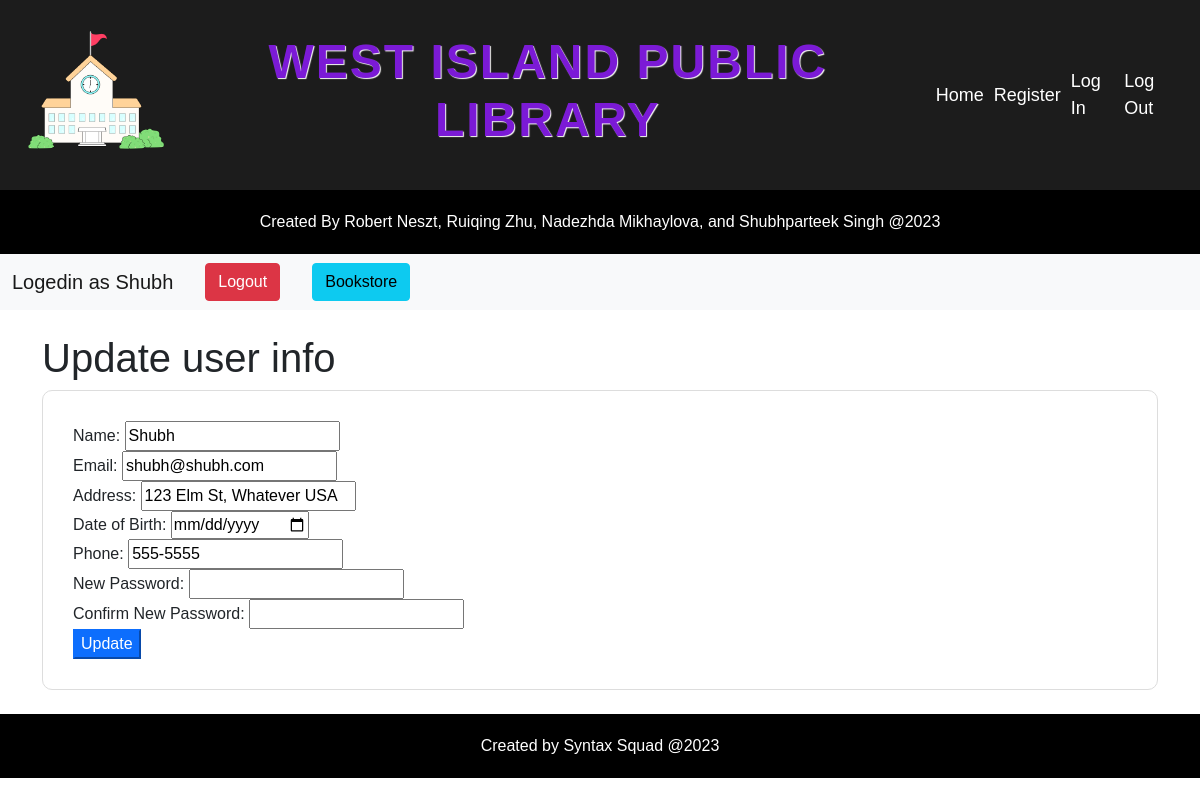
/user_manage_info.php (signed in), run on the app's committed database.
### tables this page shows
CREATE TABLE users (
    user_id INT(11) PRIMARY KEY AUTO_INCREMENT,
    name VARCHAR(255) NOT NULL,
    email VARCHAR(255) NOT NULL,
    password VARCHAR(255) NOT NULL,
    address VARCHAR(255) NOT NULL,
    phone VARCHAR(20) NOT NULL,
    role VARCHAR(10) NOT NULL,
    registration_date DATE NOT NULL,
    birth_date DATE NULL
);

### user_manage_info.php (the view, shortened to what this page needs)
<?php
require_once "dbconnection.php";
include('header.php');
include('footer.php');
if (!array_key_exists("role", $_SESSION) || !($_SESSION['role'] == 'admin' || $_SESSION['role'] == 'user')) {
    echo 'Not logged in to an account! Please login to access this page.<br>';
    echo '<a href="login.php">Login here!</a>';
} else {
    $user_id = $_SESSION["id"];
    $sql = "SELECT * FROM users WHERE user_id = $user_id";
    $result = mysqli_query($conn, $sql);
    $row = mysqli_fetch_assoc($result);
?>
    <!DOCTYPE html>
    <html>
    <head>
        <link href="https://cdn.jsdelivr.net/npm/bootstrap@5.0.2/dist/css/bootstrap.min.css" rel="stylesheet">
        <link href="style.css" rel="stylesheet" />
        <link rel="stylesheet" type="text/css" href="style.css">
    </head>
    <body>
        <nav class="navbar navbar-expand-lg navbar-light bg-light py-2">
            <div class="container-fluid">
                <a class="navbar-brand" href="user_dashboard.php">Logedin as <?php echo htmlspecialchars($_SESSION["name"]); ?></a>
                <div class="collapse navbar-collapse" id="navbarSupportedContent">
                    <ul class="navbar-nav me-auto mb-2 mb-lg-0">
                        <li class="nav-item">
                            <a class="btn btn-danger mx-lg-3" href="logout.php">Logout</a>
                        </li>
                        <li class="nav-item">
                            <a class="btn btn-info mx-lg-3" href="bookstore.php">Bookstore</a>
                        </li>
                    </ul>
                </div>
            </div>
        </nav>
        <div class="container my-4">
            <h1>Update user info</h1>
            <form action="<?php echo htmlspecialchars($_SERVER["PHP_SELF"]); ?>" method="post">
                <label for="name">Name:</label>
                <input type="text" id="name" name="name" value="<?php echo $row['name']; ?>"><br>
                <label for="email">Email:</label>
                <input type="email" id="email" name="email" value="<?php echo $row['email']; ?>"><br>
                <label for="address">Address:</label>
                <input type="text" id="address" name="address" value="<?php echo $row['address']; ?>"><br>
                <label for="dob">Date of Birth:</label>
                <input type="date" id="dob" name="dob" value="<?php echo $row['birth_date']; ?>"><br>
                <label for="phone">Phone:</label>
                <input type="tel" id="phone" name="phone" value="<?php echo $row['phone']; ?>"><br>
                <label for="password">New Password:</label>
                <input type="password" id="password" name="password"><br>
                <label for="confirm_password">Confirm New Password:</label>
                <input type="password" id="confirm_password" name="confirm_password"><br>
                <input type="submit" class="btn-primary" value="Update">
            </form>
        </div>
        <footer>
            Created by Syntax Squad @2023
        </footer>
    </body>
    </html>
<?php
}
?>

### style.css (style rules this page uses)
body { font-family: Arial, sans-serif; }
footer { background-color: black; color: white; text-align: center; padding: 20px; }
form { background-color: #fff; border: 1px solid #ddd; padding: 30px; border-radius: 10px; }

### data on the page
users: name "Shubh", email "shubh@shubh.com", address "123 Elm St, Whatever USA", phone "555-5555"

### other printed values
$_SESSION["name"] "Shubh"
